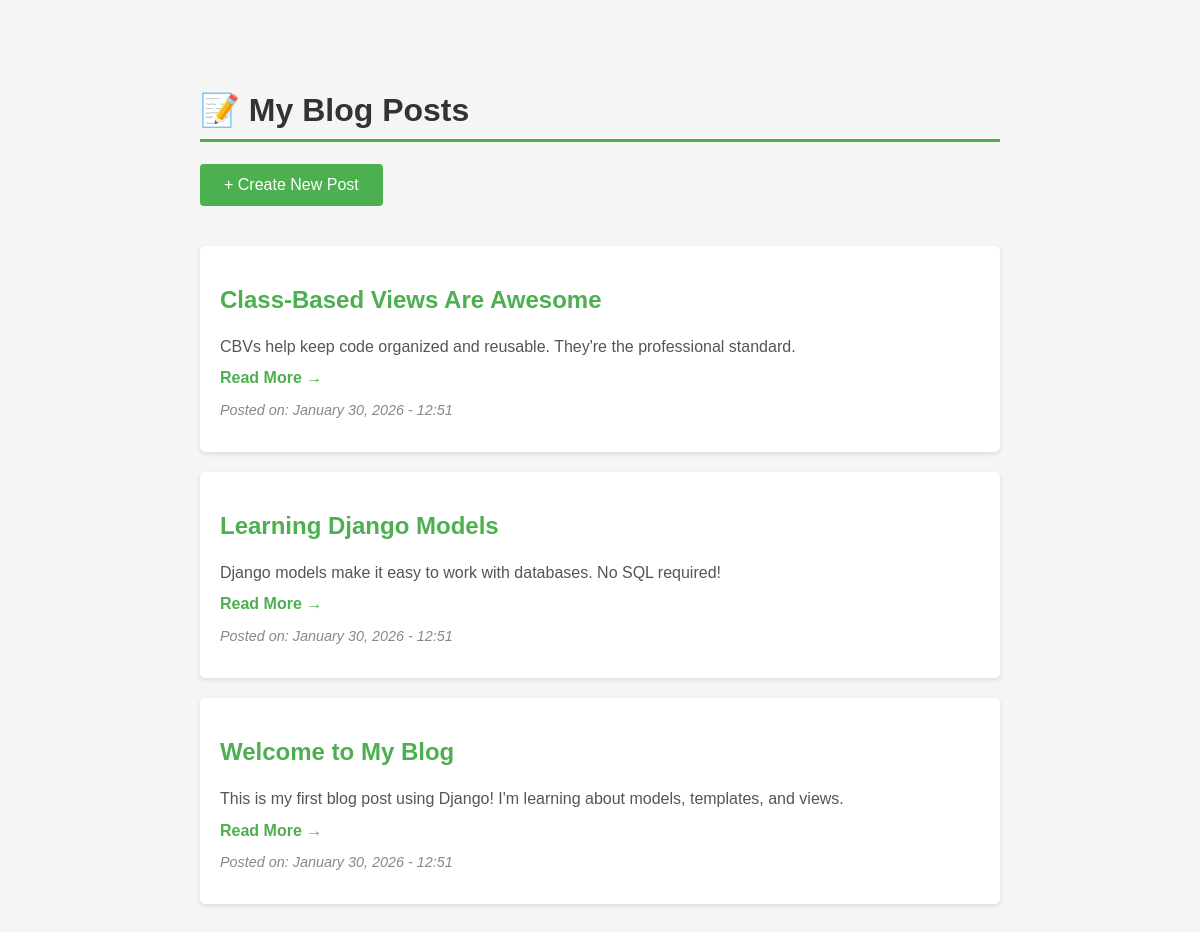
/blog/, run on an earlier commit of the app's database.
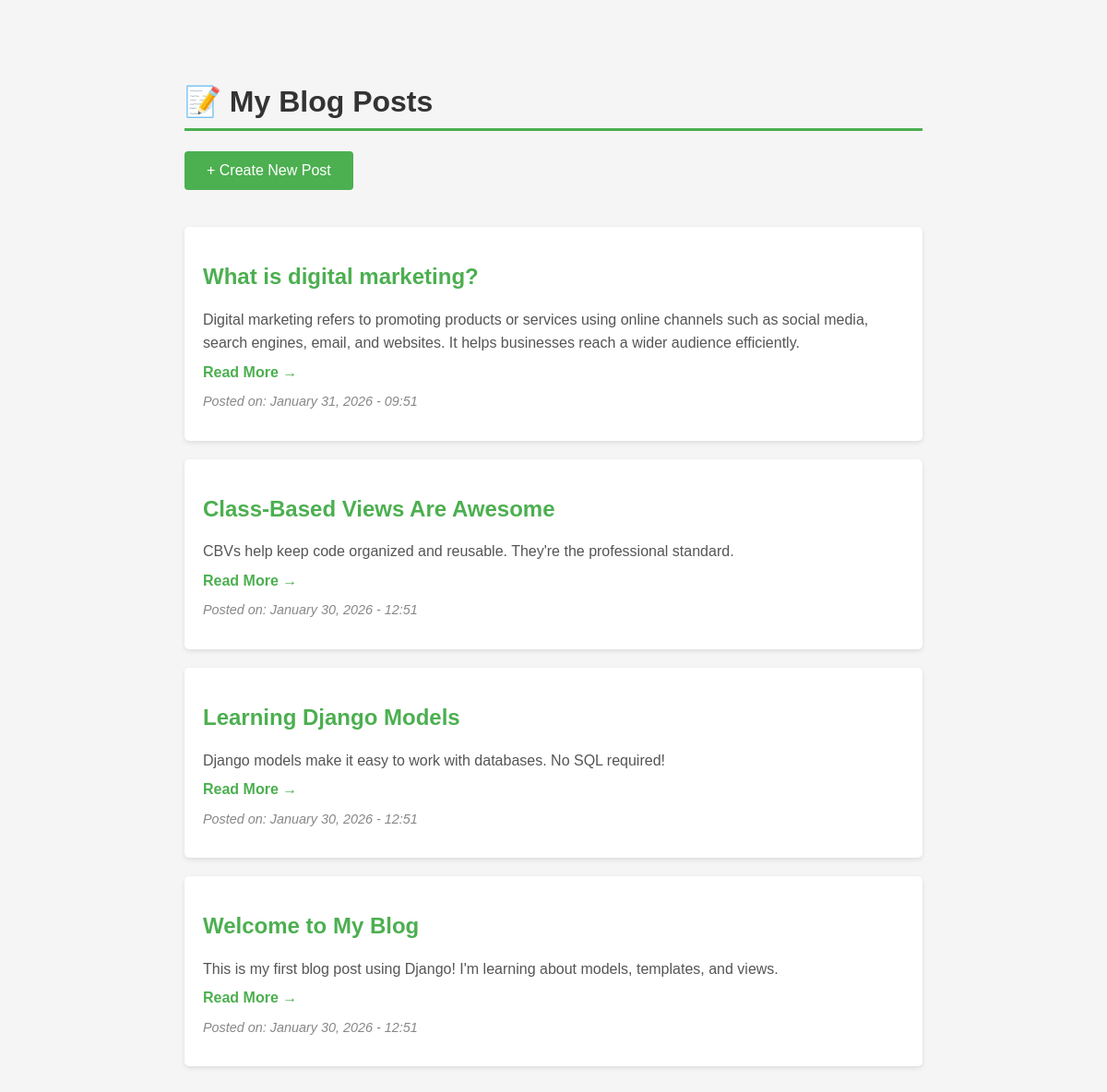
And on a later commit of the database.
### blog/models.py (models this page shows, shortened)
class Post(models.Model):
    title = models.CharField(max_length=200)
    content = models.TextField()
    created_at = models.DateTimeField(auto_now_add=True)
    updated_at = models.DateTimeField(auto_now=True)
    class Meta:
        ordering = ['-created_at']  # Newest first

### blog/views.py (the view)
# urls.py: path('', PostListView.as_view(), name='post_list'),
class PostListView(View):
    def get(self, request):
        all_posts = Post.objects.all()
        context = {'all_posts': all_posts}
        return render(request, 'post_list.html', context)

### blog/templates/post_list.html (shortened to what this page needs)
<!DOCTYPE html>
<html lang="en">
<head>
</head>
<body>
    <h1>📝 My Blog Posts</h1>
    <a href="{% url 'post_create' %}" class="create-btn">+ Create New Post</a>
    {% if all_posts %}
        {% for post in all_posts %}
        <div class="post">
            <h2>
                <a href="{% url 'post_detail' post.pk %}" class="post-title">
                    {{ post.title }}
                </a>
            </h2>
            <div class="post-content-preview">
                {{ post.content|truncatewords:30 }}
            </div>
            <a href="{% url 'post_detail' post.pk %}" class="read-more">
                Read More →
            </a>
            <p class="post-date">Posted on: {{ post.created_at|date:"F d, Y - H:i" }}</p>
        </div>
        {% endfor %}
    {% else %}
        <div class="no-posts">
            <p>No posts yet. Create your first post!</p>
        </div>
    {% endif %}
</body>
</html>

### blog/templates/post_list.html (style rules this page uses)
body { font-family: Arial, sans-serif; max-width: 800px; margin: 50px auto; padding: 20px; background-color: #f5f5f5; }
h1 { color: #333; border-bottom: 3px solid #4CAF50; padding-bottom: 10px; }
.post { background: white; padding: 20px; margin: 20px 0; border-radius: 5px; box-shadow: 0 2px 5px rgba(0,0,0,0.1); }
.post-title { color: #4CAF50; margin-top: 0; text-decoration: none; }
.post-content-preview { color: #555; line-height: 1.6; max-height: 100px; overflow: hidden; position: relative; }
.read-more { color: #4CAF50; text-decoration: none; font-weight: bold; margin-top: 10px; display: inline-block; }
.post-date { color: #888; font-size: 0.9em; font-style: italic; }
.create-btn { background-color: #4CAF50; color: white; padding: 12px 24px; border: none; border-radius: 4px; cursor: pointer; font-size: 16px; text-decoration: none; display: inline-block; margin-bottom: 20px; }

What changed in the data, as far as the page shows it:
added Post: title "What is digital marketing?", content "Digital marketing refers to promoting products or services using online channels such as social media, search engines, email, and websites. It helps businesses reach a wider audience efficiently.", created_at "January 31, 2026 - 09:51"
